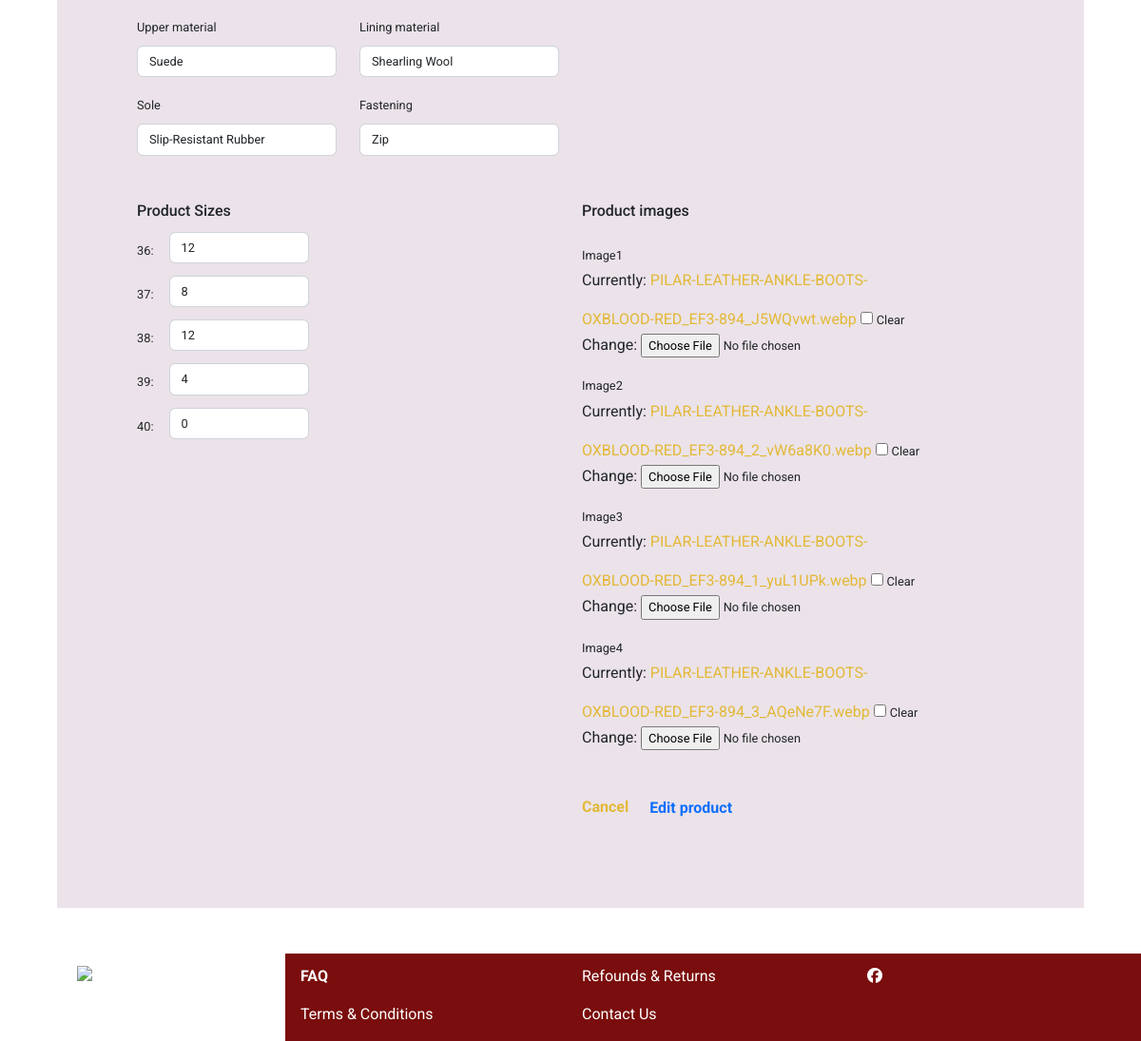
Before: /products/edit/4/ (signed in, lower part) with the older database file.
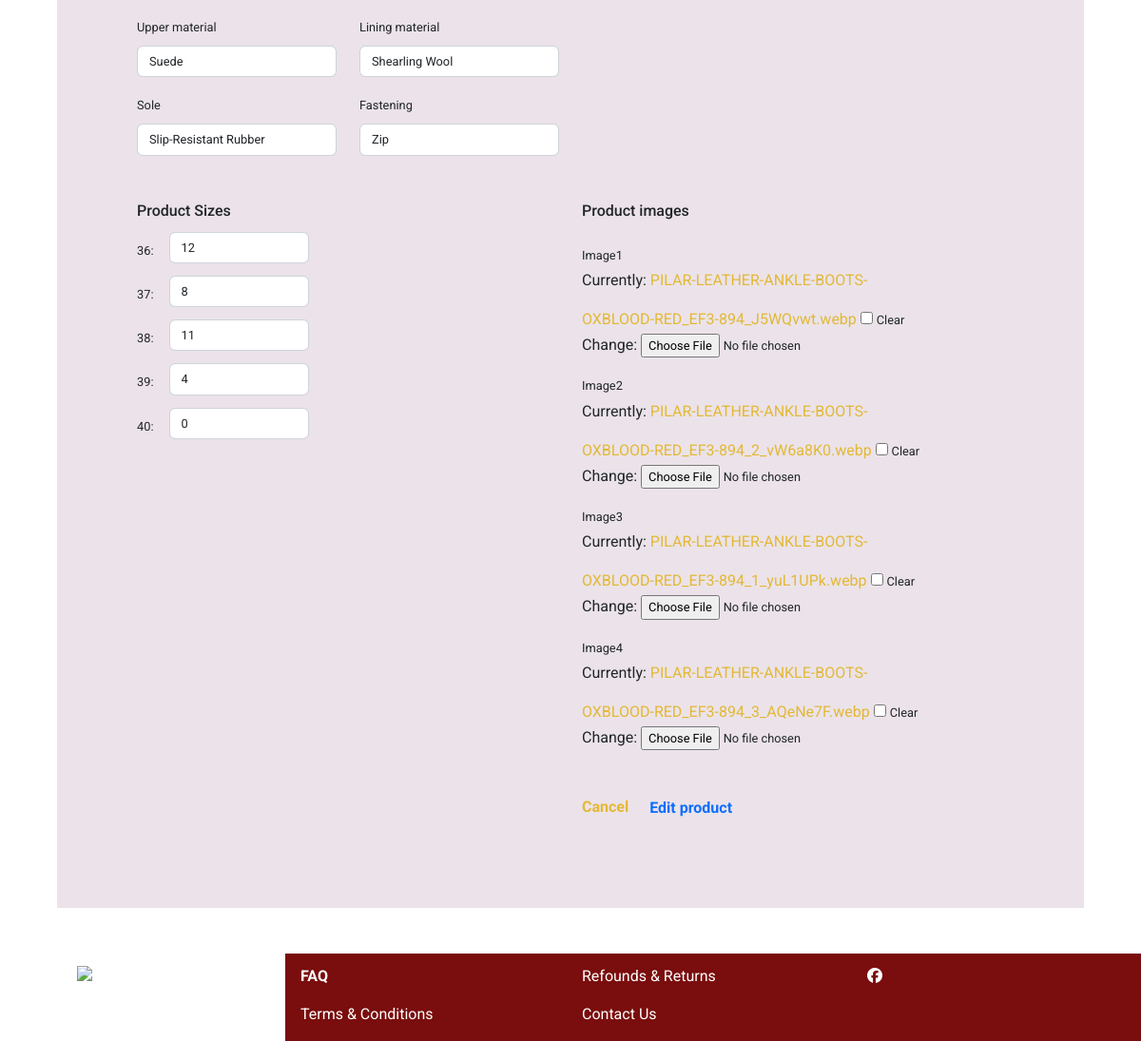
After: the same page with the newer database file.
### products/models.py (models this page shows, shortened)
class Size(models.Model):
    product_id = models.ForeignKey('Product',
                                   null=True,
                                   blank=True,
                                   on_delete=models.CASCADE)
    size = models.CharField(max_length=2, null=True)
    stock = models.PositiveSmallIntegerField(null=True)

### products/views.py (the view, shortened to what this page needs)
@login_required
def edit_product(request, product_id):
    if not request.user.is_authenticated:
        messages.info(request, 'Request not allowed, only store admin.')
        return redirect(reverse('home'))
    product = get_object_or_404(Product, pk=product_id)
    sizes = Size.objects.filter(product_id=product_id).all()
    product_details = ProductDetail.objects.filter(product_id=product_id).all()
    product_images = get_object_or_404(Image, product_id=product)
    images_form = ImageForm(instance=product_images)
    product_form = ProductForm(instance=product)
    product_detail_data = None
    for detail in list(product_details.values()):
        product_detail_data = {
            'heels_mesurement': detail['heels_mesurement'],
            'upper_material': detail['upper_material'],
            'sole': detail['sole'],
            'technology': detail['technology'],
            'lining_material': detail['lining_material'],
            'fastening': detail['fastening'],
        }
    product_detail_form = ProductDetailForm(product_detail_data)
    template = 'products/edit_product.html'
    messages.info(request, f'You are about to edit {product.title}')
    context = {
        'product_form': product_form,
        'product_sizes': sizes,
        'product_detail_form': product_detail_form,
        'image_form': images_form,
        'product': product,
    }
    return render(request, template, context)

### products/forms.py
class ProductForm(forms.ModelForm):
    class Meta:
        model = Product
        fields = '__all__'
    image = forms.ImageField(label='Image', required=False,
                             widget=CustomClearableFileInput)
    def __init__(self, *args, **kwargs):
        super().__init__(*args, **kwargs)
        categories = Category.objects.all()
        friendly_names = [(c.id, c.get_friendly_name()) for c in categories]
        self.fields['category'].choices = friendly_names
        for field_name, field in self.fields.items():
            field.widget.attrs['class'] = 'border-black rounded-0'

class ProductDetailForm(forms.ModelForm):
    class Meta:
        model = ProductDetail
        fields = '__all__'

### products/models.py (called while the page is built)
    def get_friendly_name(self):
        return self.friendly_name

### products/templates/products/edit_product.html (shortened to what this page needs)
{% extends 'base.html' %}
{% load static %}
{% block extra_css %}
<link rel="stylesheet" href="{% static 'css/products.css' %}">
{% endblock %}
{% block content %}
<div class="main_wraper">
  <div class="container-fluid mt-5 mb-5 product-mngt-container" id="product-mngt-container">
    <form class="form" action="{% url 'edit_product' product.id %}" method="POST" id="product-form" enctype="multipart/form-data">
    <div class="row d-flex mt-2 mt-md-5">
      <div class="col-12 col-md-8 col-lg-6">
        <div class="product-detail-container">
          <div class="row">
            <div class="col-6">
              {{ product_detail_form.upper_material | as_crispy_field }}
              {{ product_detail_form.sole | as_crispy_field }}
            </div>
            <div class="col-6">
              {{ product_detail_form.lining_material | as_crispy_field }}
              {{ product_detail_form.fastening | as_crispy_field }}
            </div>
          </div>
        </div>
      </div>
    </div>
    <div class="row d-flex mt-2 mt-md-5">
      <div class="col-12 col-md-6">
        <div class="product-size-container">
          <div class="row stock-container">
            <h6>Product Sizes</h6>
            {% for size in product_sizes %}
            <div class="size-stock-box mb-2">
              <div class="col-8 d-flex size_stock">
                <p class="" data-name="size" data-value="{{ size.size }}">{{ size.size }}: </p>
                <input type="number" name="stock_size_{{ size.size }}" value="{{ size.stock }}" class="textinput textInput form-control ms-3 w-50">
              </div>
            </div>
            {% endfor %}
          </div>
        </div>
      </div>
      <div class="col-12 col-md-6 mt-4 mt-md-0">
        <div class="product-image-container ">
          <h6>Product images</h6>
          <div class="row">
            <div class="col-10 images-col">
              {{ image_form.image1 | as_crispy_field }}
              {{ image_form.image2 | as_crispy_field }}
              {{ image_form.image3 | as_crispy_field }}
              {{ image_form.image4 | as_crispy_field }}
            </div>
          </div>
        </div>
        <div class="buttons-container d-flex mt-3 mt-md-5 mb-2">
          <a href="{% url 'products' %}" class="me-3 fw-bold">Cancel</a>
          <button type="submit" class="fw-bold" id="submit-form">Edit product</button>
        </div>
      </div>
    </div>
  </form>
  </div>
</div>
{% endblock %}

Changed rows visible on the page:
changed Size (number 3 of 5 on the later page): stock_size_38 "12" → "11"
